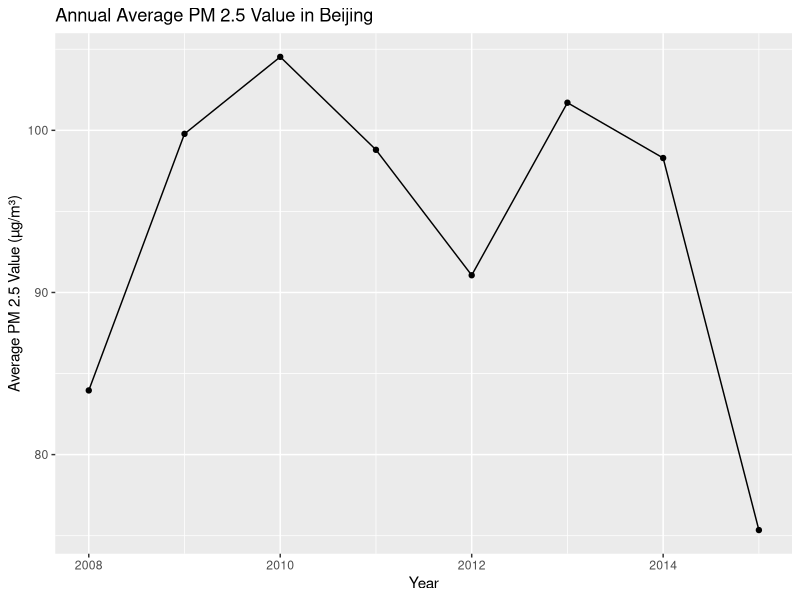

R code for this plot:
## ---- chunk 1
df<- read.table("pm25annual.txt", header = TRUE)
library(ggplot2)
with(df, qplot(x = Year, y = Value, data = df, 
               ylab = "Average PM 2.5 Value (µg/m³)",
               geom = c("point", "line"),
               main = "Annual Average PM 2.5 Value in Beijing"))
